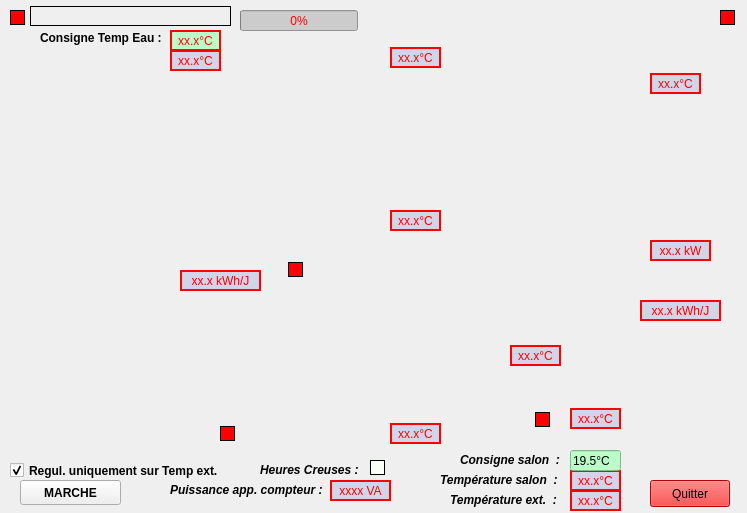
<?xml version="1.0" encoding="UTF-8"?>
<ui version="4.0">
 <class>Dialog</class>
 <widget class="QDialog" name="Dialog">
  <property name="geometry">
   <rect>
    <x>0</x>
    <y>0</y>
    <width>747</width>
    <height>513</height>
   </rect>
  </property>
  <property name="windowTitle">
   <string>Synoptique chauffage et solaire</string>
  </property>
  <property name="autoFillBackground">
   <bool>true</bool>
  </property>
  <property name="styleSheet">
   <string notr="true"/>
  </property>
  <widget class="QLabel" name="label_T_ext">
   <property name="geometry">
    <rect>
     <x>450</x>
     <y>490</y>
     <width>121</width>
     <height>20</height>
    </rect>
   </property>
   <property name="font">
    <font>
     <weight>75</weight>
     <italic>true</italic>
     <bold>true</bold>
    </font>
   </property>
   <property name="text">
    <string>Température ext.  :</string>
   </property>
  </widget>
  <widget class="QLabel" name="label_T_salon">
   <property name="geometry">
    <rect>
     <x>440</x>
     <y>470</y>
     <width>131</width>
     <height>20</height>
    </rect>
   </property>
   <property name="font">
    <font>
     <weight>75</weight>
     <italic>true</italic>
     <bold>true</bold>
    </font>
   </property>
   <property name="styleSheet">
    <string notr="true"/>
   </property>
   <property name="text">
    <string>Température salon  :</string>
   </property>
   <property name="textFormat">
    <enum>Qt::AutoText</enum>
   </property>
   <property name="scaledContents">
    <bool>true</bool>
   </property>
  </widget>
  <widget class="QLabel" name="label_synoptique">
   <property name="geometry">
    <rect>
     <x>0</x>
     <y>0</y>
     <width>747</width>
     <height>516</height>
    </rect>
   </property>
   <property name="focusPolicy">
    <enum>Qt::ClickFocus</enum>
   </property>
   <property name="styleSheet">
    <string notr="true">background-image: url(:/images/cuve.jpeg);

</string>
   </property>
   <property name="frameShape">
    <enum>QFrame::NoFrame</enum>
   </property>
   <property name="lineWidth">
    <number>1</number>
   </property>
   <property name="text">
    <string/>
   </property>
  </widget>
  <widget class="QLabel" name="display_T_Salon">
   <property name="geometry">
    <rect>
     <x>570</x>
     <y>470</y>
     <width>51</width>
     <height>21</height>
    </rect>
   </property>
   <property name="styleSheet">
    <string notr="true">color: rgb(255, 0, 0);
background-color: rgb(209, 213, 231);</string>
   </property>
   <property name="frameShape">
    <enum>QFrame::WinPanel</enum>
   </property>
   <property name="text">
    <string>xx.x°C</string>
   </property>
   <property name="alignment">
    <set>Qt::AlignCenter</set>
   </property>
  </widget>
  <widget class="QLabel" name="display_T_ext">
   <property name="geometry">
    <rect>
     <x>570</x>
     <y>490</y>
     <width>51</width>
     <height>21</height>
    </rect>
   </property>
   <property name="styleSheet">
    <string notr="true">color: rgb(255, 0, 0);
background-color: rgb(209, 213, 231);</string>
   </property>
   <property name="frameShape">
    <enum>QFrame::WinPanel</enum>
   </property>
   <property name="text">
    <string>xx.x°C</string>
   </property>
   <property name="alignment">
    <set>Qt::AlignCenter</set>
   </property>
  </widget>
  <widget class="QLabel" name="display_T_pan_sol">
   <property name="geometry">
    <rect>
     <x>650</x>
     <y>73</y>
     <width>51</width>
     <height>21</height>
    </rect>
   </property>
   <property name="styleSheet">
    <string notr="true">color: rgb(255, 0, 0);
background-color: rgb(209, 213, 231);</string>
   </property>
   <property name="frameShape">
    <enum>QFrame::WinPanel</enum>
   </property>
   <property name="text">
    <string>xx.x°C</string>
   </property>
   <property name="alignment">
    <set>Qt::AlignCenter</set>
   </property>
  </widget>
  <widget class="QLabel" name="display_T_cuve_h">
   <property name="geometry">
    <rect>
     <x>390</x>
     <y>47</y>
     <width>51</width>
     <height>21</height>
    </rect>
   </property>
   <property name="styleSheet">
    <string notr="true">color: rgb(255, 0, 0);
background-color: rgb(209, 213, 231);</string>
   </property>
   <property name="frameShape">
    <enum>QFrame::WinPanel</enum>
   </property>
   <property name="text">
    <string>xx.x°C</string>
   </property>
   <property name="alignment">
    <set>Qt::AlignCenter</set>
   </property>
  </widget>
  <widget class="QLabel" name="display_T_cuve_m">
   <property name="geometry">
    <rect>
     <x>390</x>
     <y>210</y>
     <width>51</width>
     <height>21</height>
    </rect>
   </property>
   <property name="styleSheet">
    <string notr="true">color: rgb(255, 0, 0);
background-color: rgb(209, 213, 231);</string>
   </property>
   <property name="frameShape">
    <enum>QFrame::WinPanel</enum>
   </property>
   <property name="text">
    <string>xx.x°C</string>
   </property>
   <property name="alignment">
    <set>Qt::AlignCenter</set>
   </property>
  </widget>
  <widget class="QLabel" name="display_T_cuve_b">
   <property name="geometry">
    <rect>
     <x>390</x>
     <y>423</y>
     <width>51</width>
     <height>21</height>
    </rect>
   </property>
   <property name="styleSheet">
    <string notr="true">color: rgb(255, 0, 0);
background-color: rgb(209, 213, 231);</string>
   </property>
   <property name="frameShape">
    <enum>QFrame::WinPanel</enum>
   </property>
   <property name="text">
    <string>xx.x°C</string>
   </property>
   <property name="alignment">
    <set>Qt::AlignCenter</set>
   </property>
  </widget>
  <widget class="QLabel" name="display_T_v3v">
   <property name="geometry">
    <rect>
     <x>170</x>
     <y>50</y>
     <width>51</width>
     <height>21</height>
    </rect>
   </property>
   <property name="styleSheet">
    <string notr="true">color: rgb(255, 0, 0);
background-color: rgb(209, 213, 231);</string>
   </property>
   <property name="frameShape">
    <enum>QFrame::WinPanel</enum>
   </property>
   <property name="text">
    <string>xx.x°C</string>
   </property>
   <property name="alignment">
    <set>Qt::AlignCenter</set>
   </property>
  </widget>
  <widget class="QLabel" name="display_T_ret_panel">
   <property name="geometry">
    <rect>
     <x>570</x>
     <y>408</y>
     <width>51</width>
     <height>21</height>
    </rect>
   </property>
   <property name="styleSheet">
    <string notr="true">color: rgb(255, 0, 0);
background-color: rgb(209, 213, 231);</string>
   </property>
   <property name="frameShape">
    <enum>QFrame::WinPanel</enum>
   </property>
   <property name="text">
    <string>xx.x°C</string>
   </property>
   <property name="alignment">
    <set>Qt::AlignCenter</set>
   </property>
  </widget>
  <widget class="QLabel" name="display_T_dep_panel">
   <property name="geometry">
    <rect>
     <x>510</x>
     <y>345</y>
     <width>51</width>
     <height>21</height>
    </rect>
   </property>
   <property name="styleSheet">
    <string notr="true">color: rgb(255, 0, 0);
background-color: rgb(209, 213, 231);</string>
   </property>
   <property name="frameShape">
    <enum>QFrame::WinPanel</enum>
   </property>
   <property name="text">
    <string>xx.x°C</string>
   </property>
   <property name="alignment">
    <set>Qt::AlignCenter</set>
   </property>
  </widget>
  <widget class="QProgressBar" name="progressBar_Pos_v3v">
   <property name="geometry">
    <rect>
     <x>240</x>
     <y>10</y>
     <width>118</width>
     <height>21</height>
    </rect>
   </property>
   <property name="layoutDirection">
    <enum>Qt::LeftToRight</enum>
   </property>
   <property name="autoFillBackground">
    <bool>false</bool>
   </property>
   <property name="styleSheet">
    <string notr="true">background-color: rgb(204, 204, 204);
color: rgb(255, 0, 0);</string>
   </property>
   <property name="value">
    <number>0</number>
   </property>
   <property name="alignment">
    <set>Qt::AlignLeading|Qt::AlignLeft|Qt::AlignVCenter</set>
   </property>
   <property name="textVisible">
    <bool>true</bool>
   </property>
   <property name="orientation">
    <enum>Qt::Horizontal</enum>
   </property>
   <property name="invertedAppearance">
    <bool>false</bool>
   </property>
   <property name="format">
    <string>%p%</string>
   </property>
  </widget>
  <widget class="QLabel" name="display_P_solaire">
   <property name="geometry">
    <rect>
     <x>650</x>
     <y>240</y>
     <width>61</width>
     <height>21</height>
    </rect>
   </property>
   <property name="styleSheet">
    <string notr="true">color: rgb(255, 0, 0);
background-color: rgb(209, 213, 231);</string>
   </property>
   <property name="frameShape">
    <enum>QFrame::WinPanel</enum>
   </property>
   <property name="text">
    <string>xx.x kW</string>
   </property>
   <property name="alignment">
    <set>Qt::AlignCenter</set>
   </property>
  </widget>
  <widget class="QLabel" name="display_E_solaire">
   <property name="geometry">
    <rect>
     <x>640</x>
     <y>300</y>
     <width>81</width>
     <height>21</height>
    </rect>
   </property>
   <property name="styleSheet">
    <string notr="true">color: rgb(255, 0, 0);
background-color: rgb(209, 213, 231);</string>
   </property>
   <property name="frameShape">
    <enum>QFrame::WinPanel</enum>
   </property>
   <property name="text">
    <string>xx.x kWh/J</string>
   </property>
   <property name="alignment">
    <set>Qt::AlignCenter</set>
   </property>
  </widget>
  <widget class="QLabel" name="display_E_chauffage">
   <property name="geometry">
    <rect>
     <x>180</x>
     <y>270</y>
     <width>81</width>
     <height>21</height>
    </rect>
   </property>
   <property name="styleSheet">
    <string notr="true">color: rgb(255, 0, 0);
background-color: rgb(209, 213, 231);</string>
   </property>
   <property name="frameShape">
    <enum>QFrame::WinPanel</enum>
   </property>
   <property name="text">
    <string>xx.x kWh/J</string>
   </property>
   <property name="alignment">
    <set>Qt::AlignCenter</set>
   </property>
  </widget>
  <widget class="QLabel" name="Led_Pompe_Chauffage">
   <property name="geometry">
    <rect>
     <x>220</x>
     <y>426</y>
     <width>15</width>
     <height>15</height>
    </rect>
   </property>
   <property name="styleSheet">
    <string notr="true">background-color: rgb(255, 0, 0);</string>
   </property>
   <property name="frameShape">
    <enum>QFrame::Box</enum>
   </property>
   <property name="text">
    <string/>
   </property>
  </widget>
  <widget class="QLabel" name="Led_Pompe_Solaire">
   <property name="geometry">
    <rect>
     <x>535</x>
     <y>412</y>
     <width>15</width>
     <height>15</height>
    </rect>
   </property>
   <property name="styleSheet">
    <string notr="true">background-color: rgb(255, 0, 0);</string>
   </property>
   <property name="frameShape">
    <enum>QFrame::Box</enum>
   </property>
   <property name="text">
    <string/>
   </property>
  </widget>
  <widget class="QLabel" name="Led_thermoplongeur">
   <property name="geometry">
    <rect>
     <x>288</x>
     <y>262</y>
     <width>15</width>
     <height>15</height>
    </rect>
   </property>
   <property name="styleSheet">
    <string notr="true">background-color: rgb(255, 0, 0);</string>
   </property>
   <property name="frameShape">
    <enum>QFrame::Box</enum>
   </property>
   <property name="text">
    <string/>
   </property>
  </widget>
  <widget class="QLineEdit" name="lineEdit_Consigne">
   <property name="geometry">
    <rect>
     <x>570</x>
     <y>450</y>
     <width>51</width>
     <height>21</height>
    </rect>
   </property>
   <property name="mouseTracking">
    <bool>true</bool>
   </property>
   <property name="focusPolicy">
    <enum>Qt::ClickFocus</enum>
   </property>
   <property name="styleSheet">
    <string notr="true">background-color: rgb(185, 255, 199);</string>
   </property>
   <property name="text">
    <string>19.5°C</string>
   </property>
   <property name="cursorPosition">
    <number>6</number>
   </property>
  </widget>
  <widget class="QPushButton" name="pushButton_Cde_Chauffage">
   <property name="geometry">
    <rect>
     <x>20</x>
     <y>480</y>
     <width>101</width>
     <height>25</height>
    </rect>
   </property>
   <property name="font">
    <font>
     <weight>75</weight>
     <bold>true</bold>
    </font>
   </property>
   <property name="focusPolicy">
    <enum>Qt::NoFocus</enum>
   </property>
   <property name="text">
    <string>MARCHE</string>
   </property>
  </widget>
  <widget class="QLabel" name="label_Consigne">
   <property name="geometry">
    <rect>
     <x>460</x>
     <y>450</y>
     <width>101</width>
     <height>20</height>
    </rect>
   </property>
   <property name="font">
    <font>
     <weight>75</weight>
     <italic>true</italic>
     <bold>true</bold>
    </font>
   </property>
   <property name="styleSheet">
    <string notr="true"/>
   </property>
   <property name="text">
    <string>Consigne salon  :</string>
   </property>
   <property name="textFormat">
    <enum>Qt::AutoText</enum>
   </property>
   <property name="scaledContents">
    <bool>true</bool>
   </property>
  </widget>
  <widget class="QPushButton" name="pushButton_Quit">
   <property name="geometry">
    <rect>
     <x>650</x>
     <y>480</y>
     <width>80</width>
     <height>27</height>
    </rect>
   </property>
   <property name="focusPolicy">
    <enum>Qt::NoFocus</enum>
   </property>
   <property name="styleSheet">
    <string notr="true">background-color: rgb(255, 0, 0);</string>
   </property>
   <property name="text">
    <string>Quitter</string>
   </property>
  </widget>
  <widget class="QLabel" name="label_etat_comm">
   <property name="geometry">
    <rect>
     <x>30</x>
     <y>6</y>
     <width>201</width>
     <height>20</height>
    </rect>
   </property>
   <property name="frameShape">
    <enum>QFrame::Panel</enum>
   </property>
   <property name="midLineWidth">
    <number>2</number>
   </property>
   <property name="text">
    <string/>
   </property>
  </widget>
  <widget class="QLabel" name="Led_refresh_chauffage">
   <property name="geometry">
    <rect>
     <x>10</x>
     <y>10</y>
     <width>15</width>
     <height>15</height>
    </rect>
   </property>
   <property name="styleSheet">
    <string notr="true">background-color: rgb(255, 0, 0);</string>
   </property>
   <property name="frameShape">
    <enum>QFrame::Box</enum>
   </property>
   <property name="text">
    <string/>
   </property>
  </widget>
  <widget class="QLabel" name="Led_refresh_solaire">
   <property name="geometry">
    <rect>
     <x>720</x>
     <y>10</y>
     <width>15</width>
     <height>15</height>
    </rect>
   </property>
   <property name="styleSheet">
    <string notr="true">background-color: rgb(255, 0, 0);</string>
   </property>
   <property name="frameShape">
    <enum>QFrame::Box</enum>
   </property>
   <property name="text">
    <string/>
   </property>
  </widget>
  <widget class="QLabel" name="display_T_cons_eau">
   <property name="geometry">
    <rect>
     <x>170</x>
     <y>30</y>
     <width>51</width>
     <height>21</height>
    </rect>
   </property>
   <property name="styleSheet">
    <string notr="true">color: rgb(255, 0, 0);
background-color: rgb(185, 255, 199);</string>
   </property>
   <property name="frameShape">
    <enum>QFrame::WinPanel</enum>
   </property>
   <property name="text">
    <string>xx.x°C</string>
   </property>
   <property name="alignment">
    <set>Qt::AlignCenter</set>
   </property>
  </widget>
  <widget class="QLabel" name="label">
   <property name="geometry">
    <rect>
     <x>40</x>
     <y>30</y>
     <width>131</width>
     <height>16</height>
    </rect>
   </property>
   <property name="font">
    <font>
     <weight>75</weight>
     <bold>true</bold>
    </font>
   </property>
   <property name="text">
    <string>Consigne Temp Eau :</string>
   </property>
  </widget>
  <widget class="QCheckBox" name="checkBox_Mode_Regul">
   <property name="geometry">
    <rect>
     <x>10</x>
     <y>460</y>
     <width>241</width>
     <height>21</height>
    </rect>
   </property>
   <property name="font">
    <font>
     <weight>75</weight>
     <bold>true</bold>
    </font>
   </property>
   <property name="text">
    <string>Regul. uniquement sur Temp ext.</string>
   </property>
   <property name="checked">
    <bool>true</bool>
   </property>
  </widget>
  <widget class="QLabel" name="display_PA_compteurEDF">
   <property name="geometry">
    <rect>
     <x>330</x>
     <y>480</y>
     <width>61</width>
     <height>21</height>
    </rect>
   </property>
   <property name="styleSheet">
    <string notr="true">color: rgb(255, 0, 0);
background-color: rgb(209, 213, 231);</string>
   </property>
   <property name="frameShape">
    <enum>QFrame::WinPanel</enum>
   </property>
   <property name="text">
    <string>xxxx VA</string>
   </property>
   <property name="alignment">
    <set>Qt::AlignCenter</set>
   </property>
  </widget>
  <widget class="QLabel" name="label_Consigne_2">
   <property name="geometry">
    <rect>
     <x>170</x>
     <y>480</y>
     <width>161</width>
     <height>20</height>
    </rect>
   </property>
   <property name="font">
    <font>
     <weight>75</weight>
     <italic>true</italic>
     <bold>true</bold>
    </font>
   </property>
   <property name="styleSheet">
    <string notr="true"/>
   </property>
   <property name="text">
    <string>Puissance app. compteur :</string>
   </property>
   <property name="textFormat">
    <enum>Qt::AutoText</enum>
   </property>
   <property name="scaledContents">
    <bool>true</bool>
   </property>
  </widget>
  <widget class="QLabel" name="Led_HeuresCreuses">
   <property name="geometry">
    <rect>
     <x>370</x>
     <y>460</y>
     <width>15</width>
     <height>15</height>
    </rect>
   </property>
   <property name="styleSheet">
    <string notr="true">background-color: rgb(249, 255, 246);</string>
   </property>
   <property name="frameShape">
    <enum>QFrame::Box</enum>
   </property>
   <property name="text">
    <string/>
   </property>
  </widget>
  <widget class="QLabel" name="label_Consigne_3">
   <property name="geometry">
    <rect>
     <x>260</x>
     <y>460</y>
     <width>101</width>
     <height>20</height>
    </rect>
   </property>
   <property name="font">
    <font>
     <weight>75</weight>
     <italic>true</italic>
     <bold>true</bold>
    </font>
   </property>
   <property name="styleSheet">
    <string notr="true"/>
   </property>
   <property name="text">
    <string>Heures Creuses : </string>
   </property>
   <property name="textFormat">
    <enum>Qt::AutoText</enum>
   </property>
   <property name="scaledContents">
    <bool>true</bool>
   </property>
  </widget>
  <zorder>label_synoptique</zorder>
  <zorder>label_T_ext</zorder>
  <zorder>label_T_salon</zorder>
  <zorder>display_T_Salon</zorder>
  <zorder>display_T_ext</zorder>
  <zorder>display_T_pan_sol</zorder>
  <zorder>display_T_cuve_h</zorder>
  <zorder>display_T_cuve_m</zorder>
  <zorder>display_T_cuve_b</zorder>
  <zorder>display_T_v3v</zorder>
  <zorder>display_T_ret_panel</zorder>
  <zorder>display_T_dep_panel</zorder>
  <zorder>progressBar_Pos_v3v</zorder>
  <zorder>display_P_solaire</zorder>
  <zorder>display_E_solaire</zorder>
  <zorder>display_E_chauffage</zorder>
  <zorder>Led_Pompe_Chauffage</zorder>
  <zorder>Led_Pompe_Solaire</zorder>
  <zorder>Led_thermoplongeur</zorder>
  <zorder>lineEdit_Consigne</zorder>
  <zorder>pushButton_Cde_Chauffage</zorder>
  <zorder>label_Consigne</zorder>
  <zorder>pushButton_Quit</zorder>
  <zorder>label_etat_comm</zorder>
  <zorder>Led_refresh_chauffage</zorder>
  <zorder>Led_refresh_solaire</zorder>
  <zorder>display_T_cons_eau</zorder>
  <zorder>label</zorder>
  <zorder>checkBox_Mode_Regul</zorder>
  <zorder>display_PA_compteurEDF</zorder>
  <zorder>label_Consigne_2</zorder>
  <zorder>Led_HeuresCreuses</zorder>
  <zorder>label_Consigne_3</zorder>
 </widget>
 <resources>
  <include location="RessourceFile.qrc"/>
 </resources>
 <connections/>
</ui>
